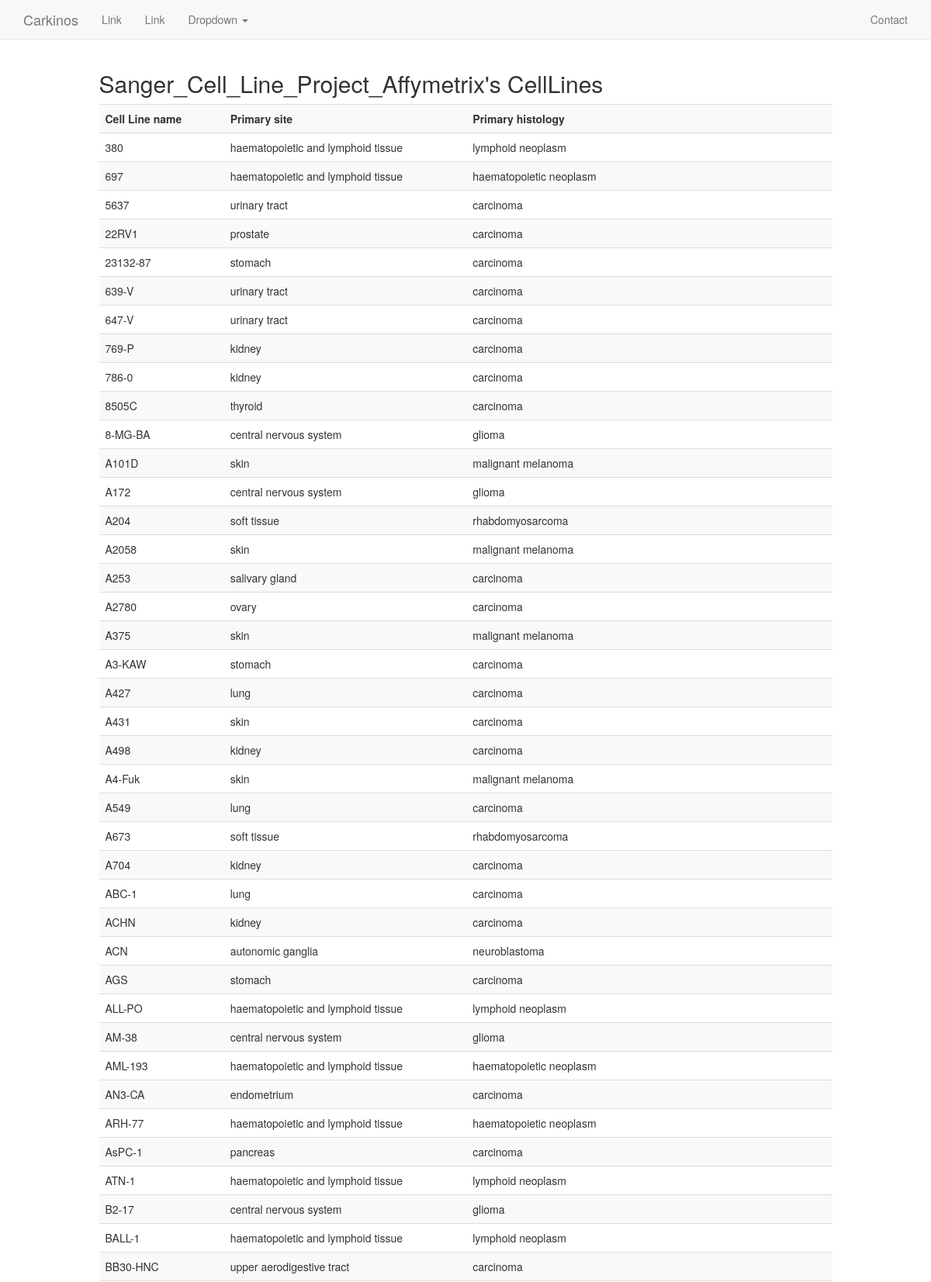
Screenshot of /cell_lines/ (upper part) with the database file from the repository.
### probes/models.py (models this page shows, shortened)
class CellLine(models.Model):
    name = models.CharField(max_length=20)
    primary_site = models.CharField(max_length=50)
    primary_hist = models.CharField(max_length=50)

### probes/views.py (the view)
# urls.py: url(r'^cell_lines/$',cell_lines,name='cell_lines'),
def cell_lines(request):
    lines = CellLine.objects.all()
    return render_to_response('cell_line.html', RequestContext(request, locals()))

### templates/cell_line.html (shortened to what this page needs)
{% extends 'base.html' %}
{% block content %}
    <div class="row">
        <div class="col-md-offset-1 col-md-10">
            <h2>Sanger_Cell_Line_Project_Affymetrix's CellLines</h2>
            <table class="table table-striped">
                <tr>
                    <th>Cell Line name</th>
                    <th>Primary site</th>
                    <th>Primary histology</th>
                </tr>
                {% for l in lines %}
                    <tr>
                        <td>{{ l.name }}</td>
                        <td>{{ l.primary_site }}</td>
                        <td>{{ l.primary_hist }}</td>
                    </tr>
                {% endfor %}
            </table>
        </div>
    </div>
{% endblock content %}

### templates/base.html (shortened to what this page needs)
<!DOCTYPE html>
{% load compress static %}
<head>
	{% block css %}
	<link rel="stylesheet"
		href="//maxcdn.bootstrapcdn.com/bootstrap/3.3.6/css/bootstrap.min.css"
>
    {% compress css %}
    <link rel="stylesheet" type="text/x-scss" href="{% static 'css/main.scss' %}">
    {% endcompress %}
	{% endblock css %}
	{% block extra_css %}
        <link href="{% static 'css/multiple-select.css' %}" rel="stylesheet"/>
    {% endblock extra_css %}
</head>
<body class="{% block body-class %}{% endblock %}">
	{% block body %}
	{% include '_includes/nav.html' %}
	<div class="container">
		{% block content %}It works!{% endblock %}
	</div>
	{% endblock %}
</body>
</html>

### templates/_includes/nav.html (shortened to what this page needs)
<nav class="navbar navbar-default navbar-static-top">
  <div class="container">
      <div class="navbar-header">
          <a class="navbar-brand" href="{% url 'home' %}">Carkinos</a>
      </div>
      <div class="collapse navbar-collapse" id="bs-example-navbar-collapse-1">
          <ul class="nav navbar-nav">
              <li><a href="#">Link</a></li>
              <li><a href="#">Link</a></li>
              <li class="dropdown">
                  <a href="#" class="dropdown-toggle" data-toggle="dropdown" role="button" aria-haspopup="true" aria-expanded="false">Dropdown <span class="caret"></span></a>
              </li>
          </ul>
          <ul class="nav navbar-nav navbar-right">
              <li><a href="#">Contact</a></li>
          </ul>
      </div>
  </div>
</nav>

### rows the page displays
CellLine: name "380", primary_site "haematopoietic and lymphoid tissue", primary_hist "lymphoid neoplasm"
CellLine: name "697", primary_site "haematopoietic and lymphoid tissue", primary_hist "haematopoietic neoplasm"
CellLine: name "5637", primary_site "urinary tract", primary_hist "carcinoma"
CellLine: name "22RV1", primary_site "prostate", primary_hist "carcinoma"
CellLine: name "23132-87", primary_site "stomach", primary_hist "carcinoma"
CellLine: name "639-V", primary_site "urinary tract", primary_hist "carcinoma"
CellLine: name "647-V", primary_site "urinary tract", primary_hist "carcinoma"
CellLine: name "769-P", primary_site "kidney", primary_hist "carcinoma"
CellLine: name "786-0", primary_site "kidney", primary_hist "carcinoma"
CellLine: name "8505C", primary_site "thyroid", primary_hist "carcinoma"
CellLine: name "8-MG-BA", primary_site "central nervous system", primary_hist "glioma"
CellLine: name "A101D", primary_site "skin", primary_hist "malignant melanoma"
CellLine: name "A172", primary_site "central nervous system", primary_hist "glioma"
CellLine: name "A204", primary_site "soft tissue", primary_hist "rhabdomyosarcoma"
CellLine: name "A2058", primary_site "skin", primary_hist "malignant melanoma"
CellLine: name "A253", primary_site "salivary gland", primary_hist "carcinoma"
CellLine: name "A2780", primary_site "ovary", primary_hist "carcinoma"
CellLine: name "A375", primary_site "skin", primary_hist "malignant melanoma"
CellLine: name "A3-KAW", primary_site "stomach", primary_hist "carcinoma"
CellLine: name "A427", primary_site "lung", primary_hist "carcinoma"
CellLine: name "A431", primary_site "skin", primary_hist "carcinoma"
CellLine: name "A498", primary_site "kidney", primary_hist "carcinoma"
CellLine: name "A4-Fuk", primary_site "skin", primary_hist "malignant melanoma"
CellLine: name "A549", primary_site "lung", primary_hist "carcinoma"
CellLine: name "A673", primary_site "soft tissue", primary_hist "rhabdomyosarcoma"
CellLine: name "A704", primary_site "kidney", primary_hist "carcinoma"
CellLine: name "ABC-1", primary_site "lung", primary_hist "carcinoma"
CellLine: name "ACHN", primary_site "kidney", primary_hist "carcinoma"
CellLine: name "ACN", primary_site "autonomic ganglia", primary_hist "neuroblastoma"
CellLine: name "AGS", primary_site "stomach", primary_hist "carcinoma"
CellLine: name "ALL-PO", primary_site "haematopoietic and lymphoid tissue", primary_hist "lymphoid neoplasm"
CellLine: name "AM-38", primary_site "central nervous system", primary_hist "glioma"
CellLine: name "AML-193", primary_site "haematopoietic and lymphoid tissue", primary_hist "haematopoietic neoplasm"
CellLine: name "AN3-CA", primary_site "endometrium", primary_hist "carcinoma"
CellLine: name "ARH-77", primary_site "haematopoietic and lymphoid tissue", primary_hist "haematopoietic neoplasm"
CellLine: name "AsPC-1", primary_site "pancreas", primary_hist "carcinoma"
CellLine: name "ATN-1", primary_site "haematopoietic and lymphoid tissue", primary_hist "lymphoid neoplasm"
CellLine: name "B2-17", primary_site "central nervous system", primary_hist "glioma"
CellLine: name "BALL-1", primary_site "haematopoietic and lymphoid tissue", primary_hist "lymphoid neoplasm"
CellLine: name "BB30-HNC", primary_site "upper aerodigestive tract", primary_hist "carcinoma"
